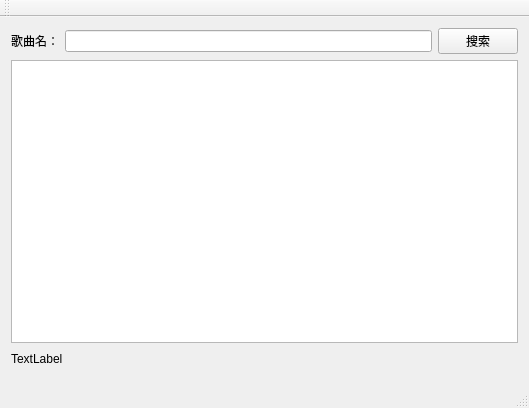
<?xml version="1.0" encoding="UTF-8"?>
<ui version="4.0">
 <class>MainWindow</class>
 <widget class="QMainWindow" name="MainWindow">
  <property name="geometry">
   <rect>
    <x>0</x>
    <y>0</y>
    <width>529</width>
    <height>408</height>
   </rect>
  </property>
  <property name="windowTitle">
   <string>MainWindow</string>
  </property>
  <widget class="QWidget" name="centralWidget">
   <layout class="QVBoxLayout" name="verticalLayout">
    <item>
     <layout class="QHBoxLayout" name="horizontalLayout">
      <item>
       <widget class="QLabel" name="label">
        <property name="text">
         <string>歌曲名：</string>
        </property>
       </widget>
      </item>
      <item>
       <widget class="QLineEdit" name="lineEdit"/>
      </item>
      <item>
       <widget class="QPushButton" name="pushButton_2">
        <property name="text">
         <string>搜索</string>
        </property>
       </widget>
      </item>
     </layout>
    </item>
    <item>
     <widget class="QTableView" name="tableView"/>
    </item>
    <item>
     <layout class="QHBoxLayout" name="horizontalLayout_2">
      <item>
       <widget class="QLabel" name="label_2">
        <property name="text">
         <string>TextLabel</string>
        </property>
       </widget>
      </item>
      <item>
       <spacer name="horizontalSpacer">
        <property name="orientation">
         <enum>Qt::Horizontal</enum>
        </property>
        <property name="sizeHint" stdset="0">
         <size>
          <width>40</width>
          <height>20</height>
         </size>
        </property>
       </spacer>
      </item>
     </layout>
    </item>
    <item>
     <widget class="PleyControlBar" name="playcontrolbar" native="true"/>
    </item>
   </layout>
  </widget>
  <widget class="QMenuBar" name="menuBar">
   <property name="geometry">
    <rect>
     <x>0</x>
     <y>0</y>
     <width>529</width>
     <height>23</height>
    </rect>
   </property>
  </widget>
  <widget class="QToolBar" name="mainToolBar">
   <attribute name="toolBarArea">
    <enum>TopToolBarArea</enum>
   </attribute>
   <attribute name="toolBarBreak">
    <bool>false</bool>
   </attribute>
  </widget>
  <widget class="QStatusBar" name="statusBar"/>
 </widget>
 <layoutdefault spacing="6" margin="11"/>
 <customwidgets>
  <customwidget>
   <class>PleyControlBar</class>
   <extends>QWidget</extends>
   <header>pleycontrolbar.h</header>
   <container>1</container>
  </customwidget>
 </customwidgets>
 <resources/>
 <connections/>
</ui>
